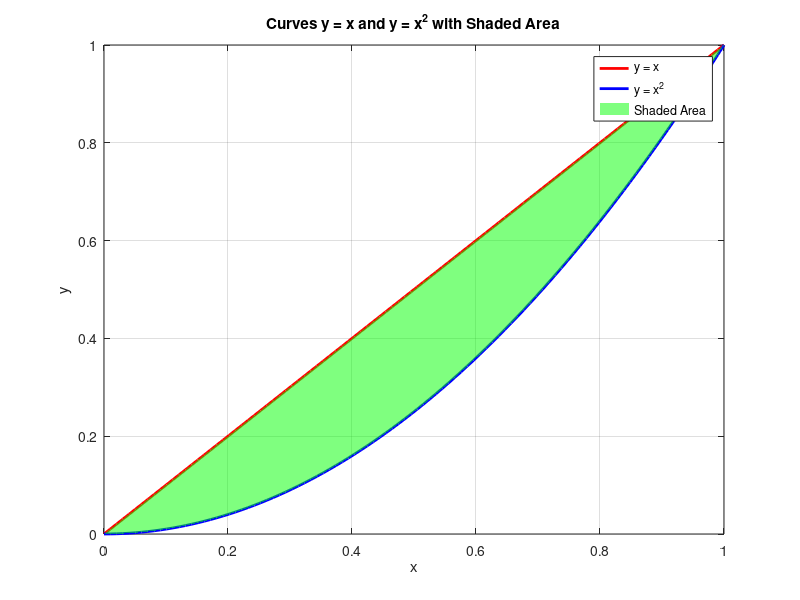

This figure's MATLAB source:
% Define x values
x = linspace(0, 1, 100);

% Define the curves
upper_curve = x;           % Line y = x
lower_curve = x.^2;        % Parabola y = x^2

% Compute the area between the curves
area = trapz(x, upper_curve - lower_curve);  % Use trapezoidal numerical integration

% Display the result
disp('The area bounded by y = x and y = x^2 in the first quadrant is:');
disp(area);

% Plot the curves
figure;
plot(x, upper_curve, 'r', 'LineWidth', 2); hold on; % y = x in red
plot(x, lower_curve, 'b', 'LineWidth', 2);        % y = x^2 in blue

% Shade the area between the curves
fill([x, fliplr(x)], [upper_curve, fliplr(lower_curve)], 'g', 'FaceAlpha', 0.5, 'EdgeColor', 'none');

% Add labels and title
legend('y = x', 'y = x^2', 'Shaded Area');
title('Curves y = x and y = x^2 with Shaded Area');
xlabel('x');
ylabel('y');
grid on;
hold off;
